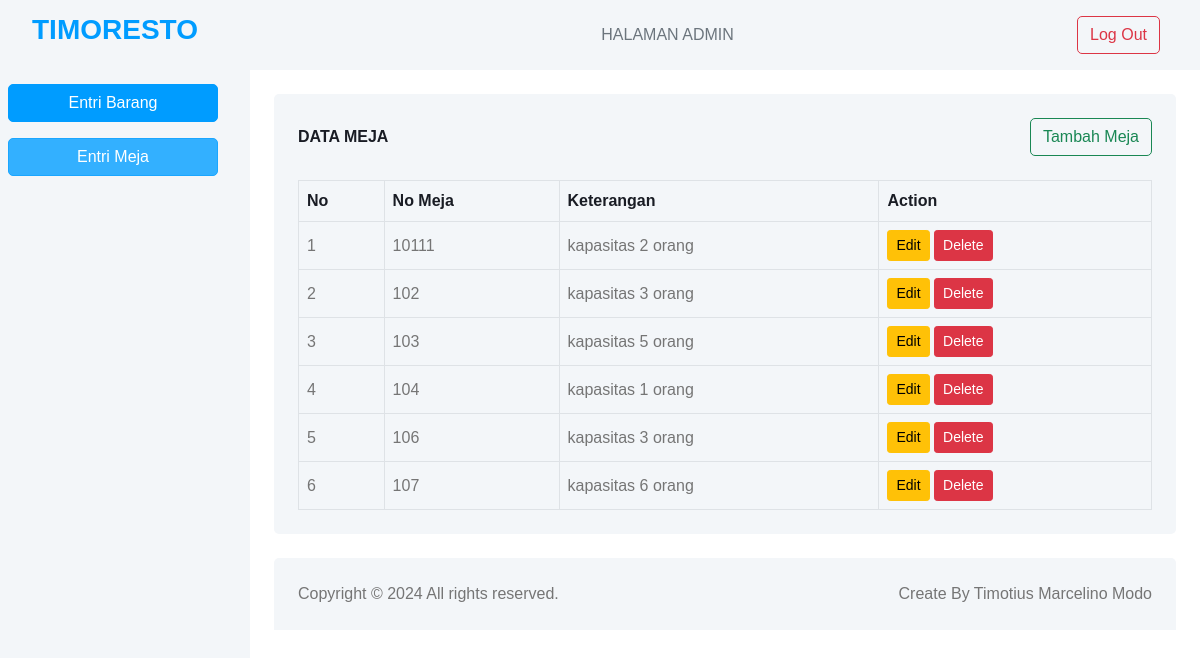
/admin/meja.php, run on the app's committed database.
### tables this page shows
CREATE TABLE `meja` (
  `idMeja` int NOT NULL,
  `kodeMeja` int NOT NULL,
  `keterangan` text NOT NULL
);

### admin/meja.php (the view, shortened to what this page needs)
<!DOCTYPE html>
<html lang="en">
<head>
    <link href="../css/bootstrap.min.css" rel="stylesheet">
    <link href="../css/style.css" rel="stylesheet">
</head>
<body>
        <div class="sidebar pe-4 pb-3">
            <nav class="navbar bg-light navbar-light">
                <a class="navbar-brand mx-4 mb-3">
                    <h3 class="text-primary"><i class=" me-2"></i>TIMORESTO</h3>
                </a>
                <div class="navbar-nav w-100">
                    <a href="admin.php" class="btn btn-primary m-2 ">Entri Barang</a>
                    <a href="meja.php" class="btn btn-primary m-2 active" >Entri Meja</a>
                </div>
            </nav>
        </div>
        <div class="content">
            <nav class="navbar navbar-expand bg-light navbar-light sticky-top px-4 py-0">
                <span class="d-none d-lg-inline-flex ms-auto text-secondary">HALAMAN ADMIN</span>
                <div class="navbar-nav align-items-center ms-auto">
                    <div>
                        <a>
                            <div class="m-3">
                            <a href="../index.php" class="btn btn-outline-danger">Log Out</a>
                            </div>
                        </a>
                    </div>
                </div>
            </nav>
            <div class="container-fluid pt-4 px-4">
                <div class="bg-light text-center rounded p-4">
                    <div class="d-flex align-items-center justify-content-between mb-4">
                        <h6 class="mb-0">DATA MEJA</h6>
                        <a href="tambahMeja.php" class="btn btn-outline-success">Tambah Meja</a>
                    </div>
                    <div class="table-responsive">
                        <table class="table text-start align-middle table-bordered table-hover mb-0">
                            <thead>
                                <tr class="text-dark">
                                    <th scope="col">No</th>
                                    <th scope="col">No Meja</th>
                                    <th scope="col">Keterangan</th>
                                    <th scope="col">Action</th>
                                </tr>
                            </thead>
                            <tbody>
                                <?php
                                include '../koneksi.php';
                                $query = "SELECT * FROM meja";
                                $result = $koneksi->query($query);
                                if ($result && $result->num_rows > 0) {
                                    $no = 1;
                                    while ($row = $result->fetch_assoc()) {
                                ?>
                                <tr>
                                    <td><?php echo $no++; ?></td>
                                    <td><?php echo $row['kodeMeja']; ?></td>
                                    <td><?php echo $row['keterangan']; ?></td>
                                    <td>
                                    <button type="button" class="btn btn-warning btn-sm edit-btn" onclick="window.location.href='editMeja.php?idMeja=<?php echo $row['idMeja']; ?>'">Edit</button>
                                        <button type="button" class="btn btn-danger btn-sm" data-bs-toggle="modal" data-bs-target="#hapusModal<?php echo $row['idMeja']; ?>">Delete</button>
                                    </td>
                                </tr>
                                <?php
                                    }
                                } else {
                                    echo "<tr><td colspan='4'>Tidak ada data yang tersedia</td></tr>";
                                }
                                ?>
                            </tbody>
                        </table>
                    </div>
                </div>
            </div>
            <div class="container-fluid pt-4 px-4">
                <div class="bg-light rounded-top p-4">
                    <div class="row">
                        <div class="col-12 col-sm-6 text-center text-sm-start">
                            Copyright © 2024 All rights reserved.
                        </div>
                        <div class="col-12 col-sm-6 text-center text-sm-end">
                            Create By Timotius Marcelino Modo
                        </div>
                    </div>
                </div>
            </div>
        </div>
</body>
</html>

### css/style.css (style rules this page uses)
:root { --primary: #009CFF; --light: #F3F6F9; --dark: #191C24; }
.btn { transition: .5s; }
.btn.btn-primary { color: #FFFFFF; }
.sidebar { position: fixed; top: 0; left: 0; bottom: 0; width: 250px; height: 100vh; overflow-y: auto; background: var(--light); transition: 0.5s; z-index: 999; }
.content { margin-left: 250px; min-height: 100vh; background: #FFFFFF; transition: 0.5s; }
@media (min-width: 992px) { .sidebar { margin-left: 0; } }
@media (min-width: 992px) { .content { width: calc(100% - 250px); } }

### data on the page
meja: kodeMeja "10111", keterangan "kapasitas 2 orang"
meja: kodeMeja "102", keterangan "kapasitas 3 orang"
meja: kodeMeja "103", keterangan "kapasitas 5 orang"
meja: kodeMeja "104", keterangan "kapasitas 1 orang"
meja: kodeMeja "106", keterangan "kapasitas 3 orang"
meja: kodeMeja "107", keterangan "kapasitas 6 orang"
